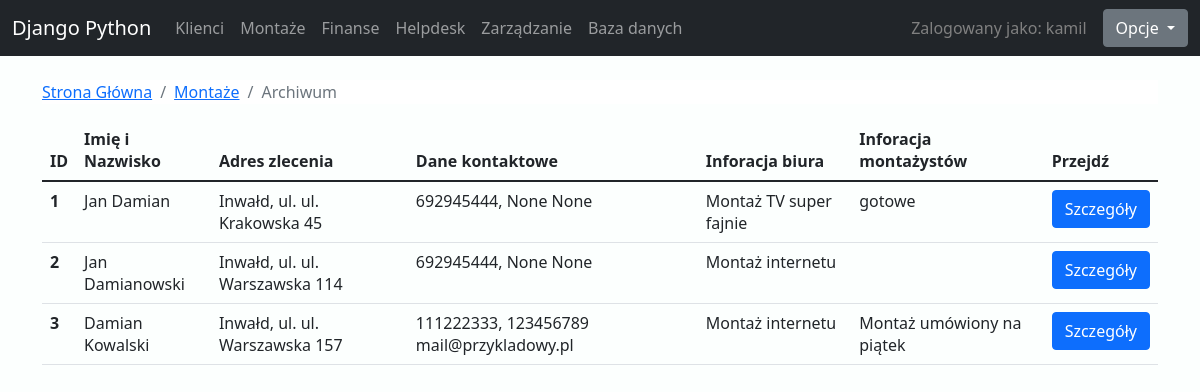
Screenshot of /montaze/archiwum (signed in) with the database file from the repository.
### montaze/models.py (models this page shows)
class Montaz(models.Model):
    imie = models.CharField(max_length=50)
    nazwisko = models.CharField(max_length=50)
    miasto = models.ForeignKey(Miasto, on_delete=models.CASCADE)
    ulica = models.ForeignKey(Ulica, on_delete=models.CASCADE)
    numerDomu = models.CharField(max_length=10)
    numerMieszkania = models.CharField(max_length=4, blank=True, null=True)
    informacjaBiuro = models.TextField(max_length=50, blank=True)
    informacjaMontaz = models.TextField(max_length=50, blank=True)
    telefon = models.CharField(max_length=15)
    alternatywny = models.CharField(max_length=15, blank=True, null=True)
    email = models.EmailField(blank=True, null=True)
    data = models.DateTimeField(auto_now_add=True)
    status = models.BooleanField(default=True)
    class Meta:
        verbose_name = "Montaż"
        verbose_name_plural = "Montaże"

### klienci/models.py (models this page shows)
class Miasto(models.Model):
    gmina = models.ForeignKey(Gmina, on_delete=models.CASCADE)
    nazwaMiasta = models.CharField(max_length=50)
    def __str__(self):
        return self.nazwaMiasta
    class Meta:
        verbose_name = "Miasto"
        verbose_name_plural = "Miasta"

class Ulica(models.Model):
    miasto = models.ForeignKey(Miasto, on_delete=models.CASCADE)
    nazwaUlicy = models.CharField(max_length=50)
    def __str__(self):
        return self.nazwaUlicy
    class Meta:
        verbose_name = "Ulica"
        verbose_name_plural = "Ulice"

### montaze/views.py (the view)
# urls.py: path('archiwum', views.archiwum, name="archiwum"),
@login_required(login_url="logowanie")
def archiwum(request):
    montaze = Montaz.objects.filter(status = False)
    return render(request, 'montaze/archiwum.html', {"montaze":montaze})

### templates/montaze/archiwum.html
{% extends 'glowna/szablon.html' %}
{% load static %}
{%block content %}
<nav style="background-color:white;" aria-label="breadcrumb">
    <ol class="breadcrumb">
      <li class="breadcrumb-item"><a href="{% url 'glowna' %}">Strona Główna</a></li>
      <li class="breadcrumb-item"><a href="{% url 'montaze' %}">Montaże</a></li>
      <li class="breadcrumb-item active" aria-current="page">Archiwum</li>
    </ol>
  </nav>
  <table class="table" id="tabela">
    <thead>
      <tr>
        <th scope="col">ID</th>
        <th scope="col">Imię i Nazwisko</th>
        <th scope="col">Adres zlecenia</th>
        <th scope="col">Dane kontaktowe</th>
        <th scope="col">Inforacja biura</th>
        <th scope="col">Inforacja montażystów</th>
        <th scope="col">Przejdź</th>
      </tr>
    </thead>
    <tbody>
        {%for montaz in montaze%}
        <tr>
            <th scope="row">{{montaz.id}}</th>
                <td>{{montaz.imie}} {{montaz.nazwisko}} </td>
                <td> {{montaz.miasto}}, ul. {{montaz.ulica}} {{montaz.numerDomu}}</td>
                <td> {{montaz.telefon}}, {{montaz.alternatywny}}  {{montaz.email}} </td>
                <td>{{montaz.informacjaBiuro}}</td>
                <td>{{montaz.informacjaMontaz}}</td>
                <td><a href="id/{{montaz.id}}" class="btn btn-primary btn-smactive" role="button" aria-pressed="true">Szczegóły</a></td>
        </tr>
        {% endfor %}
    </tbody>
  </table>
{% endblock %}

### templates/glowna/nawigacja.html (shortened to what this page needs)
<div class="sticky-top">
<nav class="navbar navbar-expand-lg navbar-dark bg-dark">
			<div class="container-fluid">
				<a href="{% url 'glowna'%}" class="navbar-brand">Django Python</a>
				<div class="collapse navbar-collapse" id="navbarSupportedContent">
					<ul class="navbar-nav me-auto mb-2 mb-lg-0">
							<li class="nav-item">
								<a class="nav-link" href="{% url 'klienci'%}">Klienci </a>
							</li>
							<li class="nav-item">
								<a class="nav-link" href="{% url 'montaze'%}">Montaże</a>
							</li>
							<li class="nav-item">
								<a class="nav-link" href="{% url 'finanse'%}">Finanse</a>
							</li>
							<li class="nav-item">
								<a class="nav-link" href="{% url 'zgloszenia'%}">Helpdesk</a>
							</li>
							<li class="nav-item">
								<a class="nav-link" href="{% url 'zarzadzanie'%}">Zarządzanie</a>
							</li>
							{% if request.user.is_superuser %}
							<li class="nav-item">
								<a class="nav-link" href="{% url 'admin:index' %}">Baza danych</a>
							</li>
							{% else %}
							<li class="nav-item">
								<a class="nav-link disabled" href="{% url 'admin:index' %}">Baza danych</a>
							</li>
							{% endif %}
					</ul>
						<span style="color:gray;"class="nav-link">Zalogowany jako: {{request.user}} </span>
						<div class="dropdown ">
							<button class="btn btn-secondary dropdown-toggle" type="button" id="dropdownMenuButton1" data-bs-toggle="dropdown" aria-expanded="false">
							Opcje
							</button>
						</div>
				</div>
			</div>
</nav>
</div>

### statyczne/szablonStyl.css (style rules this page uses)
body { background-color:rgb(252, 255, 254); }

### rows the page displays
Montaz: id "1", imie "Jan", nazwisko "Damian", miasto "Inwałd", ulica "ul. Krakowska", numerDomu "45", telefon "692945444", alternatywny "None", email "None", informacjaBiuro "Montaż TV super fajnie", informacjaMontaz "gotowe"
Montaz: id "2", imie "Jan", nazwisko "Damianowski", miasto "Inwałd", ulica "ul. Warszawska", numerDomu "114", telefon "692945444", alternatywny "None", email "None", informacjaBiuro "Montaż internetu"
Montaz: id "3", imie "Damian", nazwisko "Kowalski", miasto "Inwałd", ulica "ul. Warszawska", numerDomu "157", telefon "111222333", alternatywny "123456789", email "mail@przykladowy.pl", informacjaBiuro "Montaż internetu", informacjaMontaz "Montaż umówiony na piątek"

### other values shown
{{ request.user }} "kamil"
